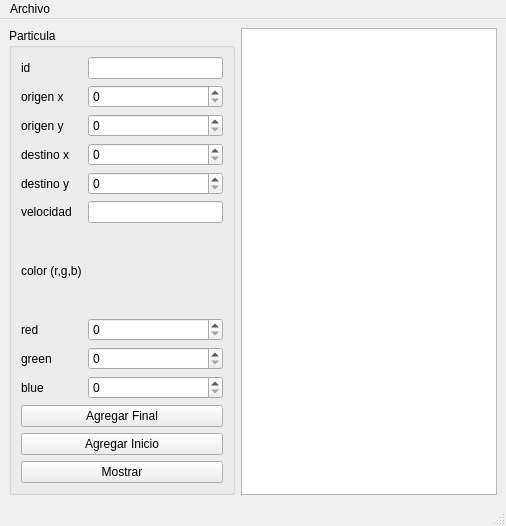
<?xml version="1.0" encoding="UTF-8"?>
<ui version="4.0">
 <class>MainWindow</class>
 <widget class="QMainWindow" name="MainWindow">
  <property name="geometry">
   <rect>
    <x>0</x>
    <y>0</y>
    <width>506</width>
    <height>526</height>
   </rect>
  </property>
  <property name="windowTitle">
   <string>MainWindow</string>
  </property>
  <widget class="QWidget" name="centralwidget">
   <layout class="QGridLayout" name="gridLayout_2">
    <item row="0" column="0">
     <widget class="QGroupBox" name="groupBox">
      <property name="title">
       <string>Particula</string>
      </property>
      <layout class="QGridLayout" name="gridLayout">
       <item row="7" column="0">
        <widget class="QLabel" name="label_8">
         <property name="text">
          <string>red</string>
         </property>
        </widget>
       </item>
       <item row="4" column="1">
        <widget class="QSpinBox" name="destino_y_spinBox">
         <property name="maximum">
          <number>500</number>
         </property>
        </widget>
       </item>
       <item row="6" column="0">
        <widget class="QLabel" name="label_7">
         <property name="text">
          <string>color (r,g,b)</string>
         </property>
        </widget>
       </item>
       <item row="9" column="1">
        <widget class="QSpinBox" name="blue_spinBox">
         <property name="maximum">
          <number>255</number>
         </property>
        </widget>
       </item>
       <item row="4" column="0">
        <widget class="QLabel" name="label_5">
         <property name="text">
          <string>destino y</string>
         </property>
        </widget>
       </item>
       <item row="2" column="1">
        <widget class="QSpinBox" name="origen_y_spinBox">
         <property name="maximum">
          <number>500</number>
         </property>
        </widget>
       </item>
       <item row="7" column="1">
        <widget class="QSpinBox" name="red_spinBox">
         <property name="maximum">
          <number>255</number>
         </property>
        </widget>
       </item>
       <item row="8" column="0">
        <widget class="QLabel" name="label_9">
         <property name="text">
          <string>green</string>
         </property>
        </widget>
       </item>
       <item row="5" column="0">
        <widget class="QLabel" name="label_6">
         <property name="text">
          <string>velocidad</string>
         </property>
        </widget>
       </item>
       <item row="0" column="0">
        <widget class="QLabel" name="label">
         <property name="text">
          <string>id</string>
         </property>
        </widget>
       </item>
       <item row="1" column="1">
        <widget class="QSpinBox" name="origen_x_spinBox">
         <property name="maximum">
          <number>500</number>
         </property>
        </widget>
       </item>
       <item row="0" column="1">
        <widget class="QLineEdit" name="id_lineEdit"/>
       </item>
       <item row="3" column="1">
        <widget class="QSpinBox" name="destino_x_spinBox">
         <property name="maximum">
          <number>500</number>
         </property>
        </widget>
       </item>
       <item row="9" column="0">
        <widget class="QLabel" name="label_10">
         <property name="text">
          <string>blue</string>
         </property>
        </widget>
       </item>
       <item row="2" column="0">
        <widget class="QLabel" name="label_3">
         <property name="text">
          <string>origen y</string>
         </property>
        </widget>
       </item>
       <item row="10" column="0" colspan="2">
        <widget class="QPushButton" name="agregar_final_pushButton">
         <property name="text">
          <string>Agregar Final</string>
         </property>
        </widget>
       </item>
       <item row="1" column="0">
        <widget class="QLabel" name="label_2">
         <property name="text">
          <string>origen x</string>
         </property>
        </widget>
       </item>
       <item row="8" column="1">
        <widget class="QSpinBox" name="green_spinBox">
         <property name="maximum">
          <number>255</number>
         </property>
        </widget>
       </item>
       <item row="5" column="1">
        <widget class="QLineEdit" name="velocidad_lineEdit"/>
       </item>
       <item row="3" column="0">
        <widget class="QLabel" name="label_4">
         <property name="text">
          <string>destino x</string>
         </property>
        </widget>
       </item>
       <item row="11" column="0" colspan="2">
        <widget class="QPushButton" name="agregar_inicio_pushButton">
         <property name="text">
          <string>Agregar Inicio</string>
         </property>
        </widget>
       </item>
       <item row="12" column="0" colspan="2">
        <widget class="QPushButton" name="mostrar_pushButton">
         <property name="text">
          <string>Mostrar</string>
         </property>
        </widget>
       </item>
      </layout>
     </widget>
    </item>
    <item row="0" column="1">
     <widget class="QPlainTextEdit" name="salida"/>
    </item>
   </layout>
  </widget>
  <widget class="QMenuBar" name="menubar">
   <property name="geometry">
    <rect>
     <x>0</x>
     <y>0</y>
     <width>506</width>
     <height>26</height>
    </rect>
   </property>
   <widget class="QMenu" name="menuArchivo">
    <property name="title">
     <string>Archivo</string>
    </property>
    <addaction name="actionAbrir"/>
    <addaction name="actionGuardar"/>
   </widget>
   <addaction name="menuArchivo"/>
  </widget>
  <widget class="QStatusBar" name="statusbar"/>
  <action name="actionAbrir">
   <property name="text">
    <string>Abrir</string>
   </property>
   <property name="shortcut">
    <string>Ctrl+O</string>
   </property>
  </action>
  <action name="actionGuardar">
   <property name="text">
    <string>Guardar</string>
   </property>
   <property name="shortcut">
    <string>Ctrl+D</string>
   </property>
  </action>
 </widget>
 <resources/>
 <connections/>
</ui>
